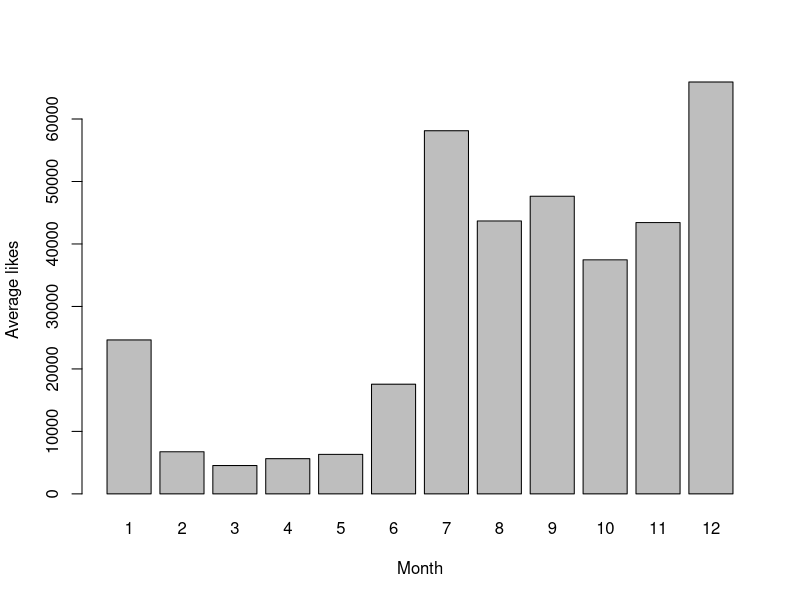
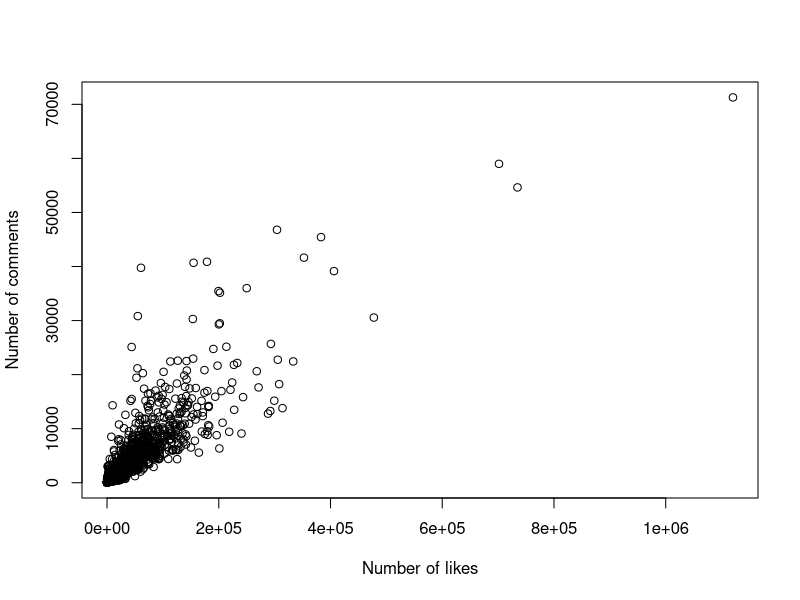
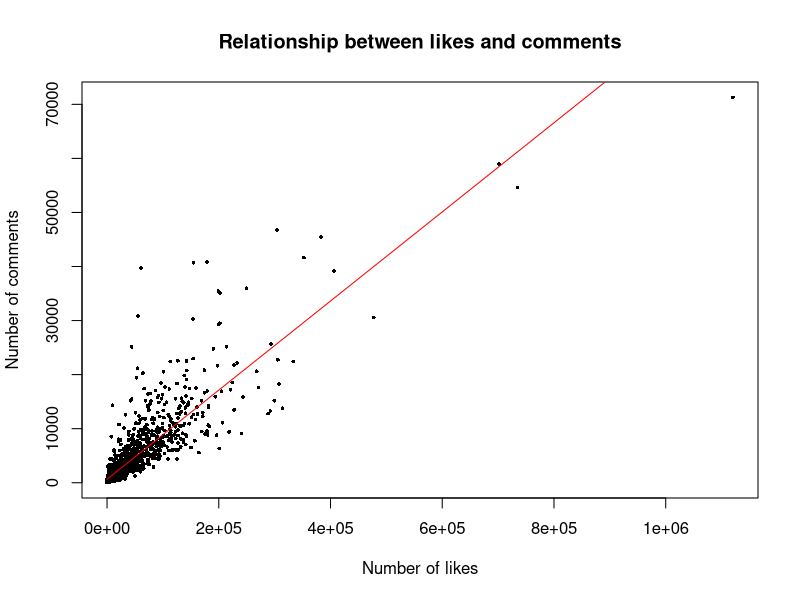

R code for these plots, in order:
################################################################
## Bivariate Analysis
## Author: Pablo Barbera
## Adapted by Sean Kates
## Social Media and Political Participation
## Lab 2, January 5th 2017
################################################################

## As usual, before we run anything, we make sure to change the working
## directory to where we have all our code and data stored. In my case, it is:
setwd("~/Desktop/Winter Term Course/lab 2")
## But it will different for yours! Click on the wheel on the files tab on
## the bottom right panel; then choose "set as working directory"; and paste
## here in the script what you see on the console

## We will work with the same dataset as before
dataset <- read.csv("lab2_trump_data.csv", stringsAsFactors=F)
dataset$month <- substr(dataset$created_time, 6, 7)
dataset$year <- substr(dataset$created_time, 1, 4)

## To identify posts mentioning (for example) Obama:
obama_posts = grep('obama',dataset$message,ignore.case=TRUE)

obamadf<-dataset[obama_posts,]

## Posts which use the word 'great'
great_posts = grep('great',dataset$message,ignore.case=TRUE)

####################################################
### BIVARIATE ANALYSIS: 2 CATEGORICAL VARIABLES ####
####################################################

## contingency table: relationship between month of the year and type of post
table(dataset$month, dataset$type)

########################################################
### BIVARIATE ANALYSIS: 1 CONTINUOUS, 1 CATEGORICAL ####
########################################################

## average number of likes received by posts published each month
aggregate(dataset$likes_count, 
          by=list(month=dataset$month), 
          FUN=mean)
# note that "aggregate" has 3 options:
# 1) the continuous variable that we want to aggregate
# 2) the categorical variable over which we will aggregate (inside a 'list' function)
# 3) FUN=mean indicates that we want to compute the mean

# For example, imagine that we want to compute the sum (total) number of likes by month
aggregate(dataset$likes_count, 
          by=list(month=dataset$month), 
          FUN=sum)

# what about the maximum?
aggregate(dataset$likes_count, 
          by=list(month=dataset$month), 
          FUN=max)

# now let's see how we can prepare a plot showing the average number of likes per month
# first we use the command aggregate to compute that (see above)
likes_count = aggregate(dataset$likes_count, 
          by=list(month=dataset$month), 
          FUN=mean)
# BUT: note that we now we save it as a new object, which is a data frame in itself
str(likes_count)
likes_count$x ## this is the name of the variable that contains the count per month

# finally, we can use the barplot command to display
barplot(likes_count$x, names=1:12, xlab="Month", ylab="Average likes")
# Note that we need to specify the "names" (labels on the x-axis) manually

###################################################
### BIVARIATE ANALYSIS: 2 CONTINUOUS VARIABLES ####
###################################################

# do posts that get more likes also receive more comments?
cor(dataset$likes_count, dataset$comments_count)
# a correlation coefficient of +0.86 indicates a positive association 
# (more likes = more comments)

# scatter plot comparing number of likes and number of comments
plot(x=dataset$likes_count, y=dataset$comments_count,
     xlab="Number of likes", ylab="Number of comments")

# we can modify the type of dots to make it look prettier
plot(x=dataset$likes_count, y=dataset$comments_count,
     xlab="Number of likes", ylab="Number of comments",
     pch=16, cex=0.50, main="Relationship between likes and comments")
# pch=16 means we want to use dark circles
# cex=0.50 means we want to make them 50% smaller

# Another way to look at the correlation is by running a regression
# For our purposes, you can just think about this as finding a line
# of best fit
# The function to do this in R is 'lm' (linear model)
fit = lm(comments_count~likes_count,dataset)
# We can add this to our previous plot with the following line of code
lines(x=dataset$likes_count,y=predict(fit),col='red')
# If you've taken a stats class before, you should be able to make some sense
# out of the summary information from the model
summary(fit)




